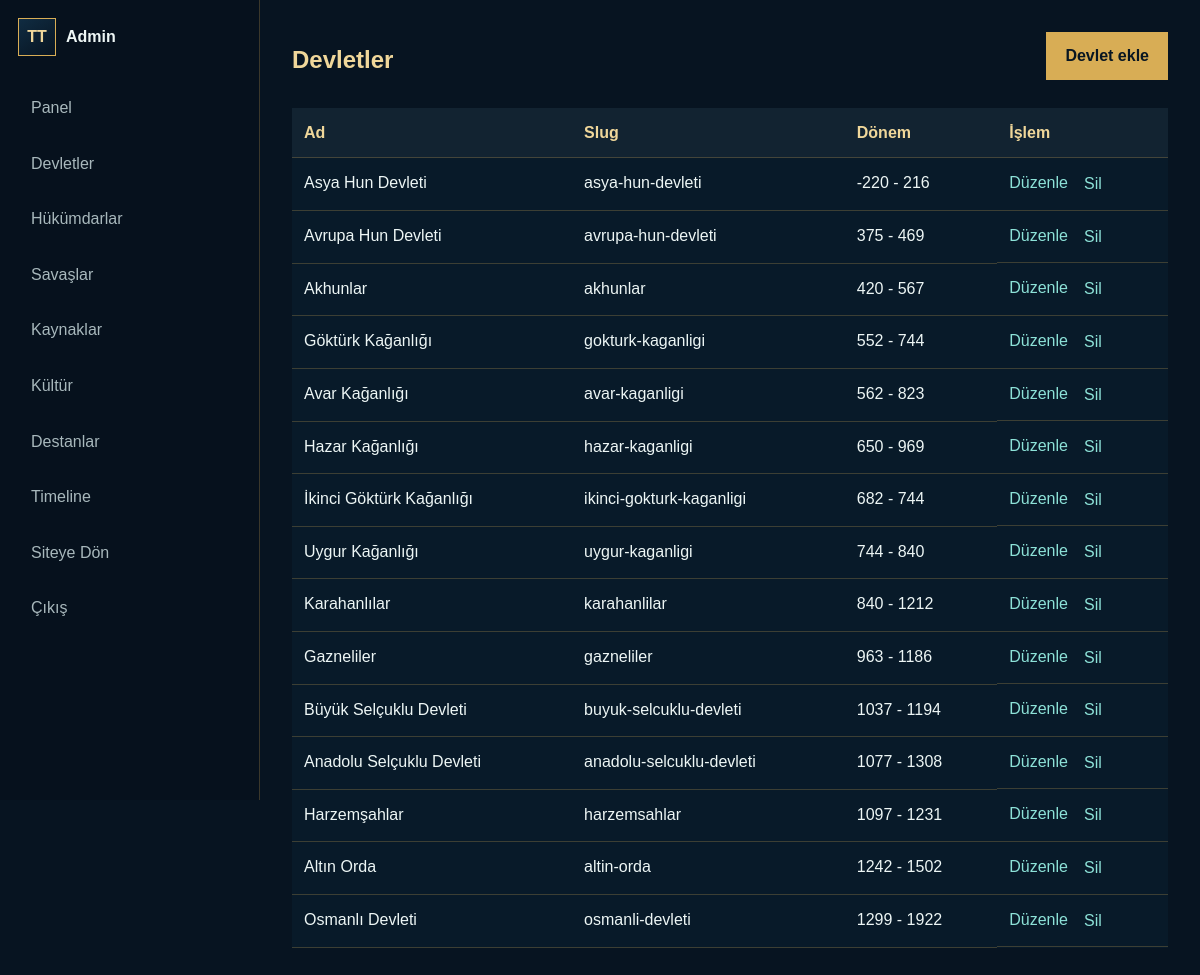
The app's page /admin/devletler.php (signed in) with its own data.
### tables this page shows
CREATE TABLE states (
    id INT AUTO_INCREMENT PRIMARY KEY,
    name VARCHAR(180) NOT NULL,
    slug VARCHAR(190) NOT NULL UNIQUE,
    short_description TEXT,
    description MEDIUMTEXT,
    start_year INT,
    end_year INT NULL,
    capital VARCHAR(180),
    founder VARCHAR(180),
    government VARCHAR(180),
    religion VARCHAR(180),
    region VARCHAR(180),
    flag_image VARCHAR(500),
    symbol_image VARCHAR(500),
    map_image VARCHAR(500),
    hero_image VARCHAR(500),
    status VARCHAR(40) DEFAULT 'published',
    created_at TIMESTAMP DEFAULT CURRENT_TIMESTAMP,
    updated_at TIMESTAMP DEFAULT CURRENT_TIMESTAMP ON UPDATE CURRENT_TIMESTAMP,
    INDEX idx_states_slug (slug),
    INDEX idx_states_year (start_year),
    INDEX idx_states_status (status)
);

### includes/functions.php (called while the page is built, shortened)
<?php
require_once __DIR__ . '/database.php';
function e(?string $value): string
{
    return htmlspecialchars((string) $value, ENT_QUOTES, 'UTF-8');
}
function app_url(string $path = ''): string
{
    $path = '/' . ltrim($path, '/');
    return APP_URL !== '' ? APP_URL . $path : $path;
}
function fetch_all(string $sql, array $params = []): array
{
    $statement = db()->prepare($sql);
    $statement->execute($params);
    return $statement->fetchAll();
}

### includes/database.php (called while the page is built, shortened)
<?php
function db(): PDO
{
    static $pdo = null;
    $host = env_value('DB_HOST', '127.0.0.1');
    $port = env_value('DB_PORT', '3306');
    $name = env_value('DB_NAME', '');
    $user = env_value('DB_USER', '');
    $password = env_value('DB_PASSWORD', '');
    $dsn = "mysql:host={$host};port={$port};dbname={$name};charset=utf8mb4";
    try {
        $pdo = new PDO($dsn, $user, $password, [
            PDO::ATTR_ERRMODE => PDO::ERRMODE_EXCEPTION,
            PDO::ATTR_DEFAULT_FETCH_MODE => PDO::FETCH_ASSOC,
            PDO::ATTR_EMULATE_PREPARES => false,
        ]);
    } catch (PDOException $exception) {
        log_error($exception);
        http_response_code(500);
        if (APP_DEBUG) {
            exit('Veritabanı bağlantı hatası: ' . htmlspecialchars($exception->getMessage(), ENT_QUOTES, 'UTF-8'));
        }
        exit('Şu anda sistem bakımda. Lütfen daha sonra tekrar deneyin.');
    }
    return $pdo;
}

### admin/devletler.php (the view, shortened to what this page needs)
<?php
require_once __DIR__ . '/../includes/auth.php';
$states = fetch_all('SELECT * FROM states ORDER BY start_year ASC');
?>
<section class="admin-heading"><h1>Devletler</h1><a class="button primary" href="<?= e(app_url('admin/devlet-ekle.php')) ?>">Devlet ekle</a></section>
<table class="admin-table">
    <thead><tr><th>Ad</th><th>Slug</th><th>Dönem</th><th>İşlem</th></tr></thead>
    <tbody>
    <?php foreach ($states as $state): ?>
        <tr>
            <td><?= e($state['name']) ?></td>
            <td><?= e($state['slug']) ?></td>
            <td><?= e($state['start_year']) ?> - <?= e($state['end_year']) ?></td>
            <td class="table-actions">
                <a href="<?= e(app_url('admin/devlet-duzenle.php?id=' . $state['id'])) ?>">Düzenle</a>
                <form method="post" onsubmit="return confirm('Bu devleti silmek istiyor musunuz?')"><button type="submit">Sil</button></form>
            </td>
        </tr>
    <?php endforeach; ?>
    </tbody>
</table>

### assets/css/main.css (style rules this page uses)
:root { --navy: #071421; --navy-2: #0b2033; --teal: #0f8f8f; --teal-soft: #8de2d8; --gold: #d8ad55; --gold-2: #f0d79a; --ink: #edf6f5; --muted: #a8b8bc; --line: rgba(216, 173, 85, .25); --panel: rgba(9, 28, 43, .88); --shadow: 0 20px 60px rgba(0, 0, 0, .32); }
* { box-sizing: border-box; }
html { scroll-behavior: smooth; }
body { margin: 0; font-family: Arial, Helvetica, sans-serif; color: var(--ink); background: var(--navy); line-height: 1.6; }
a { color: inherit; text-decoration: none; }
input, textarea, select, button { font: inherit; }
.button { display: inline-flex; align-items: center; justify-content: center; min-height: 44px; padding: 10px 18px; border: 1px solid var(--line); color: var(--ink); background: rgba(255, 255, 255, .04); cursor: pointer; }
.button.primary { border-color: var(--gold); color: #081622; background: var(--gold); font-weight: 800; }
.section-heading, .admin-heading { display: flex; align-items: end; justify-content: space-between; gap: 24px; margin-bottom: 28px; }

### assets/css/components.css (style rules this page uses)
.admin-body { min-height: 100vh; display: grid; grid-template-columns: 260px 1fr; background: #071421; }
.admin-heading h1 { margin: 0; color: var(--gold-2); }
.admin-table { width: 100%; border-collapse: collapse; overflow: hidden; background: var(--panel); }
.admin-table th, .admin-table td { padding: 12px; border-bottom: 1px solid var(--line); text-align: left; vertical-align: top; }
.admin-table th { color: var(--gold-2); background: rgba(255, 255, 255, .04); }
.table-actions { display: flex; gap: 10px; }
.table-actions form { display: inline; }
.table-actions button, .admin-table a { border: 0; color: var(--teal-soft); background: transparent; cursor: pointer; }

### records on screen
states: name "Asya Hun Devleti", slug "asya-hun-devleti", start_year "-220", end_year "216"
states: name "Avrupa Hun Devleti", slug "avrupa-hun-devleti", start_year "375", end_year "469"
states: name "Akhunlar", slug "akhunlar", start_year "420", end_year "567"
states: name "Göktürk Kağanlığı", slug "gokturk-kaganligi", start_year "552", end_year "744"
states: name "Avar Kağanlığı", slug "avar-kaganligi", start_year "562", end_year "823"
states: name "Hazar Kağanlığı", slug "hazar-kaganligi", start_year "650", end_year "969"
states: name "İkinci Göktürk Kağanlığı", slug "ikinci-gokturk-kaganligi", start_year "682", end_year "744"
states: name "Uygur Kağanlığı", slug "uygur-kaganligi", start_year "744", end_year "840"
states: name "Karahanlılar", slug "karahanlilar", start_year "840", end_year "1212"
states: name "Gazneliler", slug "gazneliler", start_year "963", end_year "1186"
states: name "Büyük Selçuklu Devleti", slug "buyuk-selcuklu-devleti", start_year "1037", end_year "1194"
states: name "Anadolu Selçuklu Devleti", slug "anadolu-selcuklu-devleti", start_year "1077", end_year "1308"
states: name "Harzemşahlar", slug "harzemsahlar", start_year "1097", end_year "1231"
states: name "Altın Orda", slug "altin-orda", start_year "1242", end_year "1502"
states: name "Osmanlı Devleti", slug "osmanli-devleti", start_year "1299", end_year "1922"
